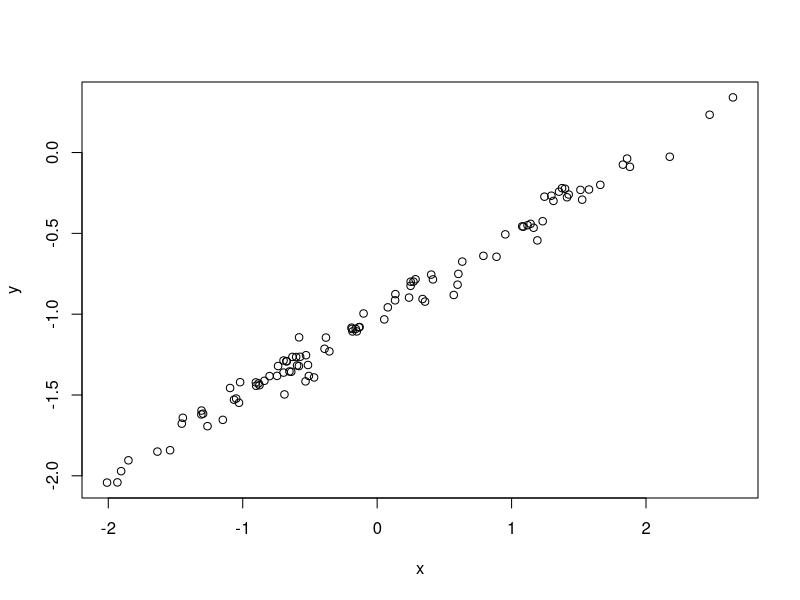

Generate this figure with R:
# Exercise 3.13(d) - Scatter plot for the given linear model

x <- rnorm(100, 0, 1)
eps <- rnorm(100, 0, 0.0625)
y <- -1.0 + 0.5 * x + eps

pdf("ex3_13_d.pdf")
plot(x, y)
